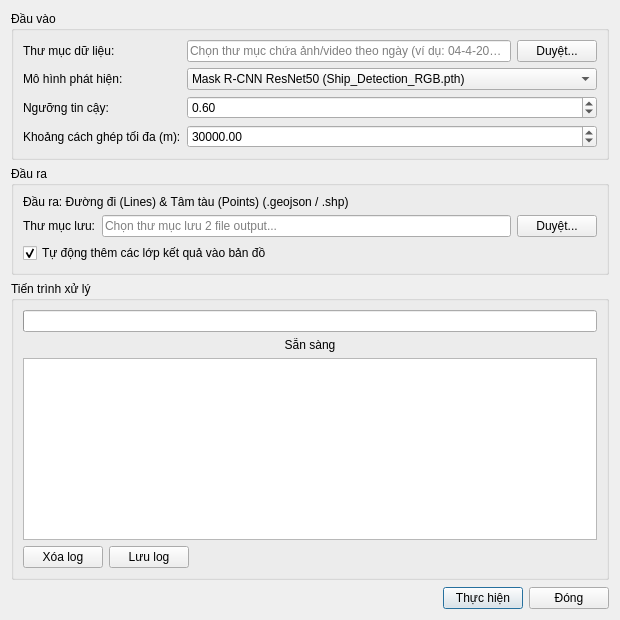
<?xml version="1.0" encoding="UTF-8"?>
<ui version="4.0">
 <class>ShipTrackingDialog</class>
 <widget class="QDialog" name="ShipTrackingDialog">
  <property name="geometry">
   <rect>
    <x>0</x>
    <y>0</y>
    <width>620</width>
    <height>620</height>
   </rect>
  </property>
  <property name="windowTitle">
   <string>Theo dõi tàu thuyền</string>
  </property>
  <property name="modal">
   <bool>true</bool>
  </property>
  <layout class="QVBoxLayout" name="mainLayout">
   <item>
    <widget class="QGroupBox" name="inputGroupBox">
     <property name="title">
      <string>Đầu vào</string>
     </property>
     <layout class="QGridLayout" name="inputLayout">
      <item row="0" column="0">
       <widget class="QLabel" name="inputDirLabel">
        <property name="text">
         <string>Thư mục dữ liệu:</string>
        </property>
       </widget>
      </item>
      <item row="0" column="1">
       <widget class="QLineEdit" name="inputDirLineEdit">
        <property name="placeholderText">
         <string>Chọn thư mục chứa ảnh/video theo ngày (ví dụ: 04-4-2026...)</string>
        </property>
       </widget>
      </item>
      <item row="0" column="2">
       <widget class="QPushButton" name="browseInputDirButton">
        <property name="maximumSize">
         <size>
          <width>80</width>
          <height>16777215</height>
         </size>
        </property>
        <property name="text">
         <string>Duyệt...</string>
        </property>
       </widget>
      </item>
      <item row="1" column="0">
       <widget class="QLabel" name="modelLabel">
        <property name="text">
         <string>Mô hình phát hiện:</string>
        </property>
       </widget>
      </item>
      <item row="1" column="1" colspan="2">
       <widget class="QComboBox" name="modelComboBox">
        <item>
         <property name="text">
          <string>Mask R-CNN ResNet50 (Ship_Detection_RGB.pth)</string>
         </property>
        </item>
       </widget>
      </item>
      <item row="2" column="0">
       <widget class="QLabel" name="confidenceLabel">
        <property name="text">
         <string>Ngưỡng tin cậy:</string>
        </property>
       </widget>
      </item>
      <item row="2" column="1" colspan="2">
       <widget class="QDoubleSpinBox" name="confidenceSpinBox">
        <property name="minimum">
         <double>0.100000000000000</double>
        </property>
        <property name="maximum">
         <double>1.000000000000000</double>
        </property>
        <property name="singleStep">
         <double>0.050000000000000</double>
        </property>
        <property name="value">
         <double>0.600000000000000</double>
        </property>
       </widget>
      </item>
      <item row="3" column="0">
       <widget class="QLabel" name="maxDistanceLabel">
        <property name="text">
         <string>Khoảng cách ghép tối đa (m):</string>
        </property>
       </widget>
      </item>
      <item row="3" column="1" colspan="2">
       <widget class="QDoubleSpinBox" name="maxDistanceSpinBox">
        <property name="minimum">
         <double>100.000000000000000</double>
        </property>
        <property name="maximum">
         <double>1000000.000000000000000</double>
        </property>
        <property name="singleStep">
         <double>1000.000000000000000</double>
        </property>
        <property name="value">
         <double>30000.000000000000000</double>
        </property>
       </widget>
      </item>
     </layout>
    </widget>
   </item>
   <item>
    <widget class="QGroupBox" name="outputGroupBox">
     <property name="title">
      <string>Đầu ra</string>
     </property>
     <layout class="QGridLayout" name="outputLayout">
      <item row="0" column="0" colspan="3">
       <widget class="QLabel" name="outputTypeLabel">
        <property name="text">
         <string>Đầu ra: Đường đi (Lines) &amp; Tâm tàu (Points) (.geojson / .shp)</string>
        </property>
       </widget>
      </item>
      <item row="1" column="0">
       <widget class="QLabel" name="outputDirLabel">
        <property name="text">
         <string>Thư mục lưu:</string>
        </property>
       </widget>
      </item>
      <item row="1" column="1">
       <widget class="QLineEdit" name="outputDirLineEdit">
        <property name="readOnly">
         <bool>false</bool>
        </property>
        <property name="placeholderText">
         <string>Chọn thư mục lưu 2 file output...</string>
        </property>
       </widget>
      </item>
      <item row="1" column="2">
       <widget class="QPushButton" name="browseOutputDirButton">
        <property name="maximumSize">
         <size>
          <width>80</width>
          <height>16777215</height>
         </size>
        </property>
        <property name="text">
         <string>Duyệt...</string>
        </property>
       </widget>
      </item>
      <item row="2" column="0" colspan="3">
       <widget class="QCheckBox" name="autoAddOutputCheckBox">
        <property name="text">
         <string>Tự động thêm các lớp kết quả vào bản đồ</string>
        </property>
        <property name="checked">
         <bool>true</bool>
        </property>
       </widget>
      </item>
     </layout>
    </widget>
   </item>
   <item>
    <widget class="QGroupBox" name="processGroupBox">
     <property name="title">
      <string>Tiến trình xử lý</string>
     </property>
     <layout class="QVBoxLayout" name="processLayout">
      <item>
       <widget class="QProgressBar" name="progressBar">
        <property name="visible">
         <bool>false</bool>
        </property>
       </widget>
      </item>
      <item>
       <widget class="QLabel" name="statusLabel">
        <property name="text">
         <string>Sẵn sàng</string>
        </property>
        <property name="alignment">
         <set>Qt::AlignCenter</set>
        </property>
       </widget>
      </item>
      <item>
       <widget class="QTextEdit" name="logTextEdit">
        <property name="font">
         <font>
          <family>Consolas</family>
          <pointsize>9</pointsize>
         </font>
        </property>
        <property name="readOnly">
         <bool>true</bool>
        </property>
       </widget>
      </item>
      <item>
       <layout class="QHBoxLayout" name="logButtonsLayout">
        <item>
         <widget class="QPushButton" name="clearLogButton">
          <property name="maximumSize">
           <size>
            <width>80</width>
            <height>16777215</height>
           </size>
          </property>
          <property name="text">
           <string>Xóa log</string>
          </property>
         </widget>
        </item>
        <item>
         <widget class="QPushButton" name="saveLogButton">
          <property name="maximumSize">
           <size>
            <width>80</width>
            <height>16777215</height>
           </size>
          </property>
          <property name="text">
           <string>Lưu log</string>
          </property>
         </widget>
        </item>
        <item>
         <spacer name="logButtonsSpacer">
          <property name="orientation">
           <enum>Qt::Horizontal</enum>
          </property>
          <property name="sizeHint" stdset="0">
           <size>
            <width>40</width>
            <height>20</height>
           </size>
          </property>
         </spacer>
        </item>
       </layout>
      </item>
     </layout>
    </widget>
   </item>
   <item>
    <spacer name="verticalSpacer">
     <property name="orientation">
      <enum>Qt::Vertical</enum>
     </property>
     <property name="sizeHint" stdset="0">
      <size>
       <width>20</width>
       <height>10</height>
      </size>
     </property>
    </spacer>
   </item>
   <item>
    <layout class="QHBoxLayout" name="buttonLayout">
     <item>
      <spacer name="horizontalSpacer">
       <property name="orientation">
        <enum>Qt::Horizontal</enum>
       </property>
       <property name="sizeHint" stdset="0">
        <size>
         <width>40</width>
         <height>20</height>
        </size>
       </property>
      </spacer>
     </item>
     <item>
      <widget class="QPushButton" name="okButton">
       <property name="text">
        <string>Thực hiện</string>
       </property>
       <property name="default">
        <bool>true</bool>
       </property>
      </widget>
     </item>
     <item>
      <widget class="QPushButton" name="cancelButton">
       <property name="text">
        <string>Đóng</string>
       </property>
      </widget>
     </item>
    </layout>
   </item>
  </layout>
 </widget>
 <resources/>
 <connections/>
</ui>
